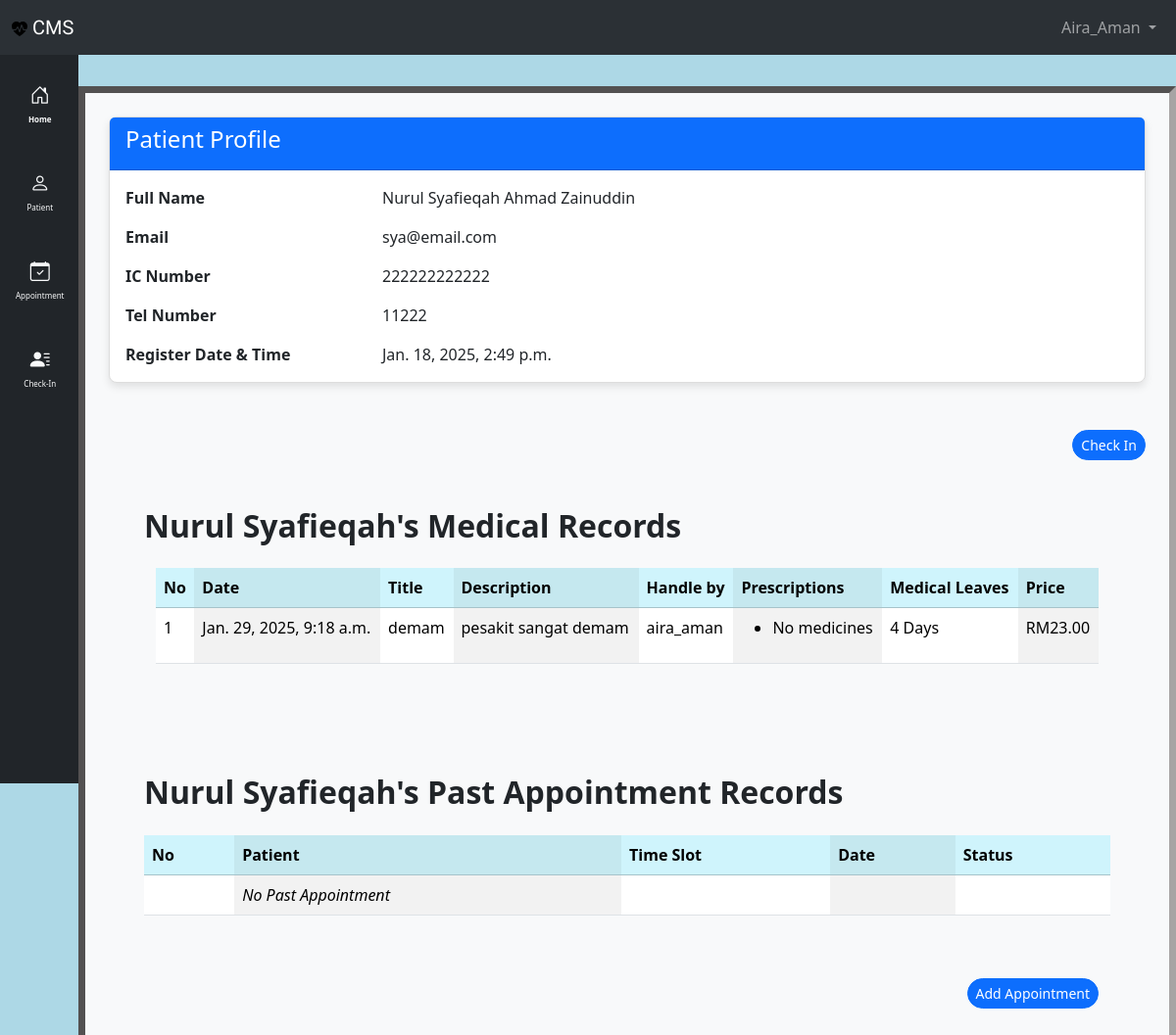
The page /patient_list/2/ (signed in) on the database its author committed.
### clinic/models.py (models this page shows, shortened)
class Patient(models.Model):
    class Meta:
        permissions = [
            ("can_register", "Can register new patient"),
        ]
    title = models.IntegerField(choices=TITLE_CHOICES, default=1, blank=True, null=True)
    first_name = models.CharField(max_length=200)
    last_name = models.CharField(max_length=200)
    ic_number = models.CharField(max_length=12, unique=True)
    email = models.EmailField(max_length=100, null=True, blank=True, unique=True)
    phone_number = models.CharField(max_length=20, unique=True)
    register_date = models.DateTimeField(
        verbose_name="register_date", default=timezone.now
    )

class MedicalRecord(models.Model):
    patient = models.ForeignKey(Patient, on_delete=models.CASCADE)
    doctor = models.ForeignKey(Profile, on_delete=models.CASCADE, null=True)
    medicine = models.ManyToManyField(Medicine, blank=True)
    title = models.CharField(max_length=100)
    description = models.TextField()
    record_date = models.DateTimeField(verbose_name="record_date", default=timezone.now)
    medical_leave = models.IntegerField(
        default=0
    )  # to record if patient get any medical leaves
    price = models.DecimalField(max_digits=10, decimal_places=2, default=0.00)

### accounts/models.py (models this page shows)
class Profile(models.Model):
    class UserType(models.IntegerChoices):
        CLINIC_STAFF = 1, "Clinic Staff"
        DOCTOR = 2, "Doctor"
        ADMIN = 3, "Admin"
    user = models.OneToOneField(User, on_delete=models.CASCADE)
    user_type = models.IntegerField(
        choices=UserType.choices, default=UserType.CLINIC_STAFF
    )
    phone_number = models.CharField(max_length=20, unique=True, null=True, blank=True)
    ic_number = models.CharField(max_length=12, unique=True, null=True, blank=True)
    register_date = models.DateTimeField(default=timezone.now)
    def __str__(self):
        return self.user.username

### clinic/views.py (the view)
@login_required
def patient_data(request, pk):
    patient = get_object_or_404(Patient, pk=pk)
    medical_records = MedicalRecord.objects.filter(patient=patient).order_by(
        "-record_date"
    )
    past_appointments = Appointment.objects.filter(patient=patient, status__in=[2, 3])
    context = {
        "medical_records": medical_records,
        "past_appointments": past_appointments,
        "patient": patient,
        "title": f"{patient.first_name} Details",
    }
    return render(request, "clinic/patient_details.html", context)

### clinic/templates/clinic/patient_details.html (shortened to what this page needs)
{% extends "clinic/base.html" %}
{% block main %}
<div class="container mt-4">
    <div class="card">
        <div class="card-header bg-primary text-white">
            <h4 class="card-title">Patient Profile</h4>
        </div>
        <div class="card-body">
            <div class="row mb-3">
                <div class="col-sm-3"><strong>Full Name</strong></div>
                <div class="col-sm-9">{{ patient.first_name|title }} {{ patient.last_name|title }}</div>
            </div>
            <div class="row mb-3">
                <div class="col-sm-3"><strong>Email</strong></div>
                <div class="col-sm-9">{{ patient.email }}</div>
            </div>
            <div class="row mb-3">
                <div class="col-sm-3"><strong>IC Number</strong></div>
                <div class="col-sm-9">{{ patient.ic_number }}</div>
            </div>
            <div class="row mb-3">
                <div class="col-sm-3"><strong>Tel Number</strong></div>
                <div class="col-sm-9">{{ patient.phone_number }}</div>
            </div>
            <div class="row">
                <div class="col-sm-3"><strong>Register Date & Time</strong></div>
                <div class="col-sm-9">{{ patient.register_date }}</div>
            </div>
        </div>
    </div>
</div>
<div class="container pt-5 text-end">
    <a class="btn rounded-pill btn-primary btn-sm" href="{% url 'clinic:patient_checkin' patient.pk %}" role="button">
        Check In
    </a>
</div>
<div class="container p-5">
    <div class="d-flex justify-content-between align-items-center mb-3">
        <h2 class="fw-bold">{{ patient.first_name }}'s Medical Records</h2>
    </div>
    <div class="container">
        <table class="table table-striped-columns">
            <thead>
                <tr class="table-info">
                    <th scope="col">No</th>
                    <th scope="col">Date</th>
                    <th scope="col">Title</th>
                    <th scope="col">Description</th>
                    <th scope="col">Handle by</th>
                    <th scope="col">Prescriptions</th>
                    <th scope="col">Medical Leaves</th>
                    <th scope="col">Price</th>
                </tr>
            </thead>
            <tbody>
                {% for record in medical_records %}
                <tr>
                    <td>{{ forloop.counter }}</td>
                    <td>{{ record.record_date }}</td>
                    <td>{{ record.title}}</td>
                    <td>{{ record.description}}</td>
                    <td>{{ record.doctor }}</td>
                    <td>
                        <ul>
                            {% for med in record.medicine.all %}
                            <li>{{ med }}</li>
                            {% empty %}
                            <li>No medicines</li>
                            {% endfor %}
                        </ul>
                    </td>
                    <td>{{ record.medical_leave}} Days</td>
                    <td>RM{{ record.price }}</td>
                </tr>
                {% endfor %}
            </tbody>
        </table>
    </div>
</div>
<div class="container p-5">
    <div class="d-flex justify-content-between align-items-center mb-3">
        <h2 class="fw-bold">{{ patient.first_name }}'s Past Appointment Records</h2>
    </div>
    <table class="table table-striped-columns">
        <thead>
            <tr class="table-info">
                <th scope="col">No</th>
                <th scope="col">Patient</th>
                <th scope="col">Time Slot</th>
                <th scope="col">Date</th>
                <th scope="col">Status</th>
            </tr>
        </thead>
        <tbody>
            {% for appointment in past_appointments %}
            <tr>
                <td>{{ forloop.counter }}</td>
                <td>{{ appointment.patient.first_name }} {{ appointment.patient.last_name }}</td>
                <td>{{ appointment.get_time_slot_display }}</td>
                <td>{{ appointment.date }}</td>
                {% if appointment.status == 2 %}
                <td class="table-success">{{ appointment.get_status_display }}</td>
                {% elif appointment.status == 3 %}
                <td class="table-danger">{{ appointment.get_status_display }}</td>
                {% endif %}
            </tr>
            {% empty %}
            <tr>
                <td></td>
                <td><em>No Past Appointment</em></td>
                <td></td>
                <td></td>
                <td></td>
            </tr>
            {% endfor %}
        </tbody>
    </table>
    <div class="container pt-5 text-end">
        <a class="btn rounded-pill btn-primary btn-sm" href="{% url 'clinic:add_appointment' patient.pk %}"
            role="button">
            Add Appointment
        </a>
    </div>
</div>
{% endblock %}

### clinic/templates/clinic/nav.html (shortened to what this page needs)
{% load static %}
<nav class="navbar bg-dark navbar-expand-lg bg-body-tertiary" data-bs-theme="dark">
    <div class="container-fluid">
        <a class="navbar-brand main-header-title" href="{% url 'clinic:home' %}"><img
                src="{% static 'clinic/main-logo.svg' %}" alt="logo">
            CMS
        </a>
        <div class="collapse navbar-collapse" id="navbarSupportedContent">
            <ul class="navbar-nav mb-2 mb-lg-0 ms-auto">
                <li class="nav-item dropdown">
                    <a class="nav-link dropdown-toggle" href="#" role="button" data-bs-toggle="dropdown"
                        aria-expanded="false">
                        {{ user.username|title }}
                    </a>
                </li>
            </ul>
        </div>
    </div>
</nav>

### clinic/templates/clinic/head.html (style rules this page uses)
.main-header-title { font-family: "Roboto Condensed", sans-serif; }
.card { border: 1px solid #ddd; border-radius: 8px; box-shadow: 0 4px 8px rgba(0, 0, 0, 0.1); transition: box-shadow 0.3s ease; }

### rows shown on the page
Patient: first_name "Nurul Syafieqah", last_name "Ahmad Zainuddin", email "sya@email.com", ic_number "222222222222", phone_number "11222", register_date "Jan. 18, 2025, 2:49 p.m."
MedicalRecord: record_date "Jan. 29, 2025, 9:18 a.m.", title "demam", description "pesakit sangat demam", doctor "aira_aman", medical_leave "4", price "23.00"

### other values the page prints
{{ user.username|title }} "Aira_Aman"
